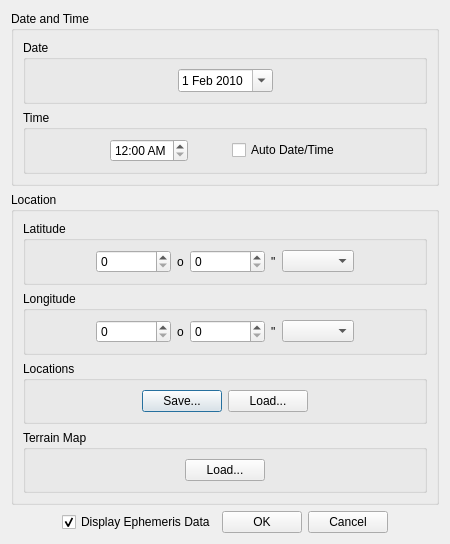
<?xml version="1.0" encoding="UTF-8"?>
<ui version="4.0">
 <class>Dialog</class>
 <widget class="QDialog" name="Dialog">
  <property name="geometry">
   <rect>
    <x>0</x>
    <y>0</y>
    <width>450</width>
    <height>500</height>
   </rect>
  </property>
  <property name="windowTitle">
   <string>Ephemeris Data</string>
  </property>
  <property name="windowIcon">
   <iconset>
    <normaloff>../icons/ve_icon16x16.xpm</normaloff>../icons/ve_icon16x16.xpm</iconset>
  </property>
  <layout class="QVBoxLayout" name="verticalLayout_3" stretch="3,7,0">
   <item>
    <widget class="QGroupBox" name="groupBox">
     <property name="title">
      <string>Date and Time</string>
     </property>
     <layout class="QVBoxLayout" name="verticalLayout">
      <item>
       <widget class="QGroupBox" name="groupBox_3">
        <property name="title">
         <string>Date</string>
        </property>
        <layout class="QGridLayout" name="gridLayout_2">
         <item row="0" column="0">
          <spacer name="horizontalSpacer_10">
           <property name="orientation">
            <enum>Qt::Horizontal</enum>
           </property>
           <property name="sizeHint" stdset="0">
            <size>
             <width>40</width>
             <height>20</height>
            </size>
           </property>
          </spacer>
         </item>
         <item row="0" column="1">
          <widget class="QDateEdit" name="date">
           <property name="calendarPopup">
            <bool>true</bool>
           </property>
           <property name="date">
            <date>
             <year>2010</year>
             <month>2</month>
             <day>1</day>
            </date>
           </property>
          </widget>
         </item>
         <item row="0" column="2">
          <spacer name="horizontalSpacer_11">
           <property name="orientation">
            <enum>Qt::Horizontal</enum>
           </property>
           <property name="sizeHint" stdset="0">
            <size>
             <width>40</width>
             <height>20</height>
            </size>
           </property>
          </spacer>
         </item>
        </layout>
       </widget>
      </item>
      <item>
       <widget class="QGroupBox" name="groupBox_4">
        <property name="title">
         <string>Time</string>
        </property>
        <layout class="QGridLayout" name="gridLayout" columnstretch="2,0,1,0,2">
         <item row="0" column="0">
          <spacer name="horizontalSpacer_8">
           <property name="orientation">
            <enum>Qt::Horizontal</enum>
           </property>
           <property name="sizeHint" stdset="0">
            <size>
             <width>40</width>
             <height>20</height>
            </size>
           </property>
          </spacer>
         </item>
         <item row="0" column="1">
          <widget class="QTimeEdit" name="time">
           <property name="displayFormat">
            <string>h:mm AP</string>
           </property>
          </widget>
         </item>
         <item row="0" column="4">
          <spacer name="horizontalSpacer_9">
           <property name="orientation">
            <enum>Qt::Horizontal</enum>
           </property>
           <property name="sizeHint" stdset="0">
            <size>
             <width>40</width>
             <height>20</height>
            </size>
           </property>
          </spacer>
         </item>
         <item row="0" column="3">
          <widget class="QCheckBox" name="dataTimeAuto">
           <property name="text">
            <string>Auto Date/Time</string>
           </property>
          </widget>
         </item>
         <item row="0" column="2">
          <spacer name="horizontalSpacer_3">
           <property name="orientation">
            <enum>Qt::Horizontal</enum>
           </property>
           <property name="sizeHint" stdset="0">
            <size>
             <width>20</width>
             <height>20</height>
            </size>
           </property>
          </spacer>
         </item>
        </layout>
       </widget>
      </item>
     </layout>
    </widget>
   </item>
   <item>
    <widget class="QGroupBox" name="groupBox_2">
     <property name="title">
      <string>Location</string>
     </property>
     <layout class="QVBoxLayout" name="verticalLayout_2">
      <item>
       <widget class="QGroupBox" name="groupBox_5">
        <property name="title">
         <string>Latitude</string>
        </property>
        <layout class="QHBoxLayout" name="horizontalLayout_2">
         <item>
          <spacer name="horizontalSpacer_4">
           <property name="orientation">
            <enum>Qt::Horizontal</enum>
           </property>
           <property name="sizeHint" stdset="0">
            <size>
             <width>80</width>
             <height>20</height>
            </size>
           </property>
          </spacer>
         </item>
         <item>
          <widget class="QSpinBox" name="latitudeDegrees">
           <property name="minimumSize">
            <size>
             <width>75</width>
             <height>0</height>
            </size>
           </property>
           <property name="maximum">
            <number>90</number>
           </property>
          </widget>
         </item>
         <item>
          <widget class="QLabel" name="label">
           <property name="text">
            <string>o</string>
           </property>
           <property name="alignment">
            <set>Qt::AlignLeading|Qt::AlignLeft|Qt::AlignVCenter</set>
           </property>
          </widget>
         </item>
         <item>
          <widget class="QSpinBox" name="latitudeMinutes">
           <property name="minimumSize">
            <size>
             <width>75</width>
             <height>0</height>
            </size>
           </property>
           <property name="maximum">
            <number>60</number>
           </property>
          </widget>
         </item>
         <item>
          <widget class="QLabel" name="label_2">
           <property name="text">
            <string>&quot;</string>
           </property>
           <property name="alignment">
            <set>Qt::AlignLeading|Qt::AlignLeft|Qt::AlignVCenter</set>
           </property>
          </widget>
         </item>
         <item>
          <widget class="QComboBox" name="latitudeNorthSouth">
           <property name="maxVisibleItems">
            <number>2</number>
           </property>
          </widget>
         </item>
         <item>
          <spacer name="horizontalSpacer_5">
           <property name="orientation">
            <enum>Qt::Horizontal</enum>
           </property>
           <property name="sizeHint" stdset="0">
            <size>
             <width>80</width>
             <height>20</height>
            </size>
           </property>
          </spacer>
         </item>
        </layout>
       </widget>
      </item>
      <item>
       <widget class="QGroupBox" name="groupBox_6">
        <property name="title">
         <string>Longitude</string>
        </property>
        <layout class="QHBoxLayout" name="horizontalLayout_3">
         <item>
          <spacer name="horizontalSpacer_6">
           <property name="orientation">
            <enum>Qt::Horizontal</enum>
           </property>
           <property name="sizeHint" stdset="0">
            <size>
             <width>80</width>
             <height>20</height>
            </size>
           </property>
          </spacer>
         </item>
         <item>
          <widget class="QSpinBox" name="longitudeDegrees">
           <property name="minimumSize">
            <size>
             <width>75</width>
             <height>0</height>
            </size>
           </property>
           <property name="maximum">
            <number>180</number>
           </property>
          </widget>
         </item>
         <item>
          <widget class="QLabel" name="label_3">
           <property name="text">
            <string>o</string>
           </property>
           <property name="alignment">
            <set>Qt::AlignLeading|Qt::AlignLeft|Qt::AlignVCenter</set>
           </property>
          </widget>
         </item>
         <item>
          <widget class="QSpinBox" name="longitudeMinutes">
           <property name="minimumSize">
            <size>
             <width>75</width>
             <height>0</height>
            </size>
           </property>
           <property name="maximum">
            <number>60</number>
           </property>
          </widget>
         </item>
         <item>
          <widget class="QLabel" name="label_4">
           <property name="text">
            <string>&quot;</string>
           </property>
           <property name="alignment">
            <set>Qt::AlignLeading|Qt::AlignLeft|Qt::AlignVCenter</set>
           </property>
          </widget>
         </item>
         <item>
          <widget class="QComboBox" name="longitudeEastWest">
           <property name="maxVisibleItems">
            <number>2</number>
           </property>
          </widget>
         </item>
         <item>
          <spacer name="horizontalSpacer_7">
           <property name="orientation">
            <enum>Qt::Horizontal</enum>
           </property>
           <property name="sizeHint" stdset="0">
            <size>
             <width>80</width>
             <height>20</height>
            </size>
           </property>
          </spacer>
         </item>
        </layout>
       </widget>
      </item>
      <item>
       <widget class="QGroupBox" name="groupBox_8">
        <property name="title">
         <string>Locations</string>
        </property>
        <layout class="QHBoxLayout" name="horizontalLayout_4">
         <item>
          <spacer name="horizontalSpacer_12">
           <property name="orientation">
            <enum>Qt::Horizontal</enum>
           </property>
           <property name="sizeHint" stdset="0">
            <size>
             <width>82</width>
             <height>20</height>
            </size>
           </property>
          </spacer>
         </item>
         <item>
          <widget class="QPushButton" name="locationSave">
           <property name="text">
            <string>Save...</string>
           </property>
          </widget>
         </item>
         <item>
          <widget class="QPushButton" name="locationLoad">
           <property name="text">
            <string>Load...</string>
           </property>
          </widget>
         </item>
         <item>
          <spacer name="horizontalSpacer_13">
           <property name="orientation">
            <enum>Qt::Horizontal</enum>
           </property>
           <property name="sizeHint" stdset="0">
            <size>
             <width>82</width>
             <height>20</height>
            </size>
           </property>
          </spacer>
         </item>
        </layout>
       </widget>
      </item>
      <item>
       <widget class="QGroupBox" name="groupBox_7">
        <property name="title">
         <string>Terrain Map</string>
        </property>
        <layout class="QHBoxLayout" name="horizontalLayout_5">
         <item>
          <spacer name="horizontalSpacer_14">
           <property name="orientation">
            <enum>Qt::Horizontal</enum>
           </property>
           <property name="sizeHint" stdset="0">
            <size>
             <width>123</width>
             <height>20</height>
            </size>
           </property>
          </spacer>
         </item>
         <item>
          <widget class="QPushButton" name="terrainMapLoad">
           <property name="text">
            <string>Load...</string>
           </property>
          </widget>
         </item>
         <item>
          <spacer name="horizontalSpacer_15">
           <property name="orientation">
            <enum>Qt::Horizontal</enum>
           </property>
           <property name="sizeHint" stdset="0">
            <size>
             <width>122</width>
             <height>20</height>
            </size>
           </property>
          </spacer>
         </item>
        </layout>
       </widget>
      </item>
     </layout>
    </widget>
   </item>
   <item>
    <layout class="QHBoxLayout" name="horizontalLayout">
     <item>
      <spacer name="horizontalSpacer_2">
       <property name="orientation">
        <enum>Qt::Horizontal</enum>
       </property>
       <property name="sizeHint" stdset="0">
        <size>
         <width>40</width>
         <height>20</height>
        </size>
       </property>
      </spacer>
     </item>
     <item>
      <widget class="QCheckBox" name="displayEphemerisData">
       <property name="text">
        <string>Display Ephemeris Data</string>
       </property>
       <property name="checked">
        <bool>true</bool>
       </property>
      </widget>
     </item>
     <item>
      <widget class="QPushButton" name="okButton">
       <property name="text">
        <string>OK</string>
       </property>
      </widget>
     </item>
     <item>
      <widget class="QPushButton" name="cancelButton">
       <property name="text">
        <string>Cancel</string>
       </property>
      </widget>
     </item>
     <item>
      <spacer name="horizontalSpacer">
       <property name="orientation">
        <enum>Qt::Horizontal</enum>
       </property>
       <property name="sizeHint" stdset="0">
        <size>
         <width>40</width>
         <height>20</height>
        </size>
       </property>
      </spacer>
     </item>
    </layout>
   </item>
  </layout>
 </widget>
 <tabstops>
  <tabstop>date</tabstop>
  <tabstop>time</tabstop>
  <tabstop>dataTimeAuto</tabstop>
  <tabstop>latitudeDegrees</tabstop>
  <tabstop>latitudeMinutes</tabstop>
  <tabstop>latitudeNorthSouth</tabstop>
  <tabstop>longitudeDegrees</tabstop>
  <tabstop>longitudeMinutes</tabstop>
  <tabstop>longitudeEastWest</tabstop>
  <tabstop>locationSave</tabstop>
  <tabstop>locationLoad</tabstop>
  <tabstop>terrainMapLoad</tabstop>
  <tabstop>displayEphemerisData</tabstop>
  <tabstop>okButton</tabstop>
  <tabstop>cancelButton</tabstop>
 </tabstops>
 <resources/>
 <connections>
  <connection>
   <sender>okButton</sender>
   <signal>clicked()</signal>
   <receiver>Dialog</receiver>
   <slot>close()</slot>
   <hints>
    <hint type="sourcelabel">
     <x>247</x>
     <y>468</y>
    </hint>
    <hint type="destinationlabel">
     <x>252</x>
     <y>485</y>
    </hint>
   </hints>
  </connection>
  <connection>
   <sender>cancelButton</sender>
   <signal>clicked()</signal>
   <receiver>Dialog</receiver>
   <slot>close()</slot>
   <hints>
    <hint type="sourcelabel">
     <x>373</x>
     <y>489</y>
    </hint>
    <hint type="destinationlabel">
     <x>342</x>
     <y>484</y>
    </hint>
   </hints>
  </connection>
 </connections>
</ui>
